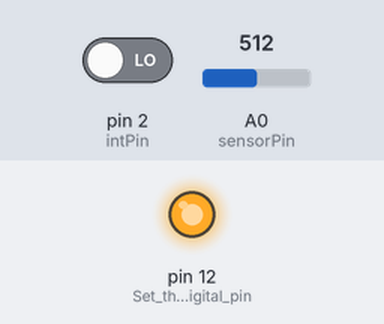
The sketch below on a simulated Arduino Uno, built with avr-gcc and run on an emulated ATmega328P. Shown: output pins drawn as LEDs (lit = HIGH). Inputs (shaded band) come from the test bench; at power-on: A0 (sensorPin) = 512, pin 2 (intPin) LOW.

Above: at 1.8 s.
1.9 s: A0 (sensorPin) set to 486
At 3.0 s:
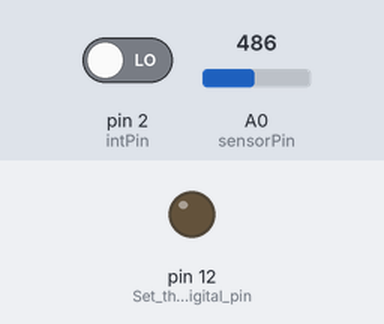
5.0 s: A0 (sensorPin) set to 510
At 5.3 s:
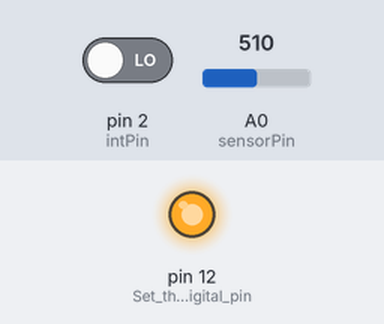
6.5 s: A0 (sensorPin) set to 490
At 8.0 s:
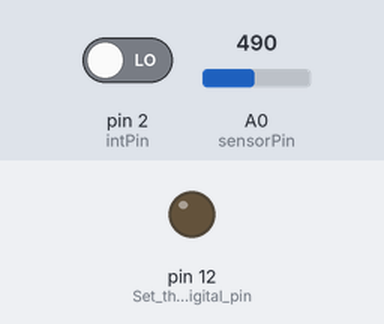
Timing chart, 0 to 9.5 s (numbered marks = the images above; inputs shaded):
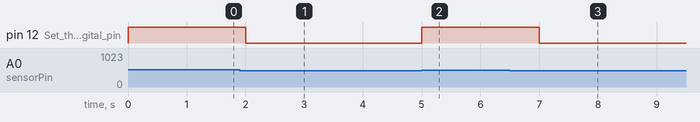

The sketch:

Soil_moisture_interrupt.ino.ino
```cpp
const int sensorPin = A0;  // decalaring the constant variable
const int intPin = 2;      // declaring costant pin for interrupt pin
int soilM = 0;             // variable to store the state of the soil moisture

void setup()  // Setup function
{
  pinMode(intPin, INPUT);                                        // Set the interrupt pin as input
  pinMode(12, OUTPUT);                                           //  Set the digital pin(12) as output
  pinMode(sensorPin, INPUT);                                     // Set the Sensorpin as input
  Serial.begin(9600);                                            // Initializing the Serial communication at a baud rate of 9600
  attachInterrupt(digitalPinToInterrupt(intPin), soil, CHANGE);  // Attaching the Interrupt function to pin
}

void loop()  // Loop function which runs repeteadily
{
  int sensorValue = analogRead(sensorPin);  // Read analog value from the soil moisture sensor
  if (sensorValue > 500)                    // Setting the threshold of the moisture using if else condition
  {
    digitalWrite(12, HIGH);
    digitalWrite(LED_BUILTIN, HIGH);
  } else {
    digitalWrite(12, LOW);
    digitalWrite(LED_BUILTIN, LOW);
  }
  delay(1000);
}

void soil() {
  soilM = digitalRead(intPin);  // It is used to read the state of the interrupt pin
  if (soilM == 1)               //setting the soilM condition for if else statement to generate interrupt
  {
    Serial.println("Moisture Rising");  // Print the message if moisture is rising
  } else {
    Serial.println("Moisture Falling");  // Print the messagw if the moisture is falling below a specific conditioned as mentioned
  }
}
```

Measured:
- the behaviour switches between 501 and 500 on A0 (sensorPin) (found by bisection; images 0 and 1)
- after the input at 1.9 s, pin 12 (Set_the_digital_pin): HIGH → LOW after 0.10 s
- after the input at 5.0 s, pin 12 (Set_the_digital_pin): LOW → HIGH at once
- after the input at 6.5 s, pin 12 (Set_the_digital_pin): HIGH → LOW after 0.50 s
